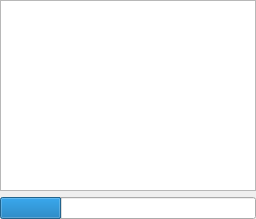
<?xml version="1.0" encoding="UTF-8"?>
<ui version="4.0">
 <class>WebsitePublishDeployProgressPage</class>
 <widget class="QWizardPage" name="WebsitePublishDeployProgressPage">
  <property name="geometry">
   <rect>
    <x>0</x>
    <y>0</y>
    <width>256</width>
    <height>219</height>
   </rect>
  </property>
  <property name="title">
   <string>Publishing website</string>
  </property>
  <property name="subTitle">
   <string>&lt;p&gt;&amp;nbsp;&lt;/p&gt;</string>
  </property>
  <layout class="QVBoxLayout" name="verticalLayout">
   <property name="margin">
    <number>0</number>
   </property>
   <item>
    <widget class="QListWidget" name="publishLog">
     <property name="editTriggers">
      <set>QAbstractItemView::NoEditTriggers</set>
     </property>
     <property name="showDropIndicator" stdset="0">
      <bool>false</bool>
     </property>
     <property name="selectionBehavior">
      <enum>QAbstractItemView::SelectRows</enum>
     </property>
     <property name="iconSize">
      <size>
       <width>16</width>
       <height>16</height>
      </size>
     </property>
     <property name="textElideMode">
      <enum>Qt::ElideNone</enum>
     </property>
     <property name="spacing">
      <number>5</number>
     </property>
    </widget>
   </item>
   <item>
    <widget class="QProgressBar" name="progressBar">
     <property name="value">
      <number>24</number>
     </property>
     <property name="textVisible">
      <bool>false</bool>
     </property>
    </widget>
   </item>
  </layout>
 </widget>
 <resources/>
 <connections/>
</ui>
